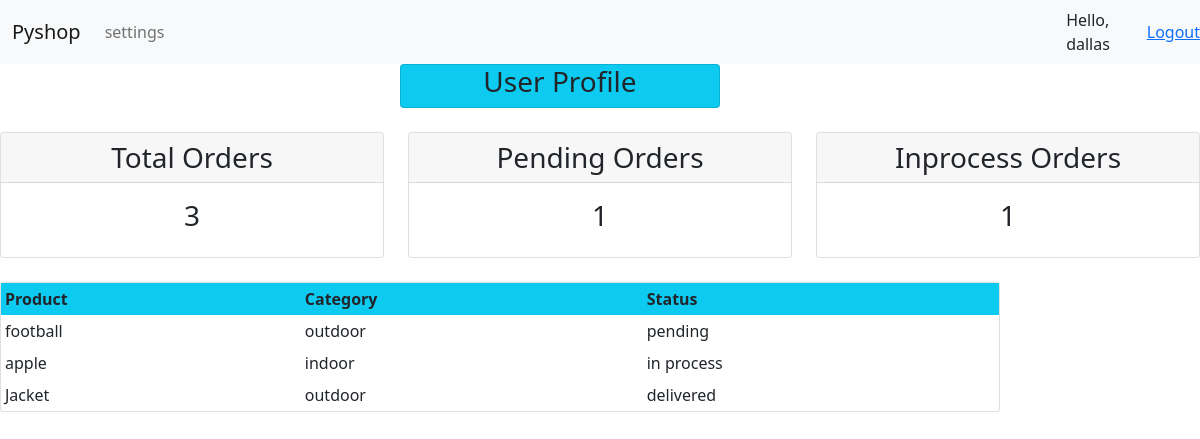
The app's page /userPage/ (signed in) with its own data.
### online_shop/models.py (models this page shows, shortened)
class Order(models.Model):
    STATUS = (
        ('pending', 'pending'),
        ('in process', 'in process'),
        ('delivered', 'delivered')
    )
    customer = models.ForeignKey(Customer, null=True, on_delete=models.SET_NULL)
    product = models.ForeignKey(Product, null=True, on_delete=models.SET_NULL)
    status = models.CharField(max_length=200, null=True, choices=STATUS)
    date_created = models.DateTimeField(null=True, auto_now_add=True)

class Product(models.Model):
    CATEGORY = (
        ('indoor', 'indoor'),
        ('outdoor', 'outdoor')
    )
    name = models.CharField(max_length=255, null=True)
    price = models.FloatField(null=True)
    category = models.CharField(max_length=200, null=True, choices=CATEGORY)
    date_created = models.DateTimeField(auto_now_add=True, null=True)
    tag = models.ManyToManyField(Tag)
    def __str__(self):
        return self.name

### online_shop/forms.py (the view)
        def wrapper(request, *args, **kwargs):
            group = None
            if request.user.groups.exists():
                group = request.user.groups.all()[0].name
                if group in allowed_roles:
                    return func(request, *args, **kwargs)
                else:
                    return HttpResponse('you are not authorise here.')

### online_shop/forms.py (called while the page is built)
def allowed_user(allowed_roles=[]):
    def decorator(func):
        def wrapper(request, *args, **kwargs):
            group = None
            if request.user.groups.exists():
                group = request.user.groups.all()[0].name
                if group in allowed_roles:
                    return func(request, *args, **kwargs)
                else:
                    return HttpResponse('you are not authorise here.')
        return wrapper
    return decorator

### online_shop/views.py (called while the page is built)
@login_required(login_url='loginPage')
@allowed_user(allowed_roles=['gp_customer'])
def userPage(request):
    orders = request.user.customer.order_set.all()
    total_order = orders.count()
    pending_order = orders.filter(status='pending').count()
    inprocess_order = orders.filter(status='in process').count()
    content = {'orders': orders, 'inprocess_order': inprocess_order, 'pending_order': pending_order,
               'total_order': total_order}
    return render(request, 'userPage.html', content)

### templates/userPage.html
{% extends 'base.html' %}
{% block content %}
<div class="card text-center bg-info offset-4" style="width: 20rem;"><h3>User Profile</h3></div><br>
<div class="row text-center">
    <div class="col">
        <div class="card">
            <h3 class="card-header">Total Orders</h3>
            <h3 class="card-body">{{total_order}}</h3>
        </div>
    </div>
    <div class="col">
        <div class="card">
            <h3 class="card-header">Pending Orders</h3>
            <h3 class="card-body">{{pending_order}}</h3>
        </div>
    </div>
    <div class="col">
        <div class="card">
            <h3 class="card-header">Inprocess Orders</h3>
            <h3 class="card-body">{{inprocess_order}}</h3>
        </div>
    </div>
</div><br>
<div style="row">
    <div class="card" style="width: 1000px;">
        <table class="table-sm">
            <tr class="bg-info">
                <th>Product</th>
                <th>Category</th>
                <th>Status</th>
            </tr>
            {% for order in orders %}
            <tr>
                <td>{{order.product}}</td>
                <td>{{order.product.category}}</td>
                <td>{{order.status}}</td>
            </tr>
            {% endfor %}
        </table>
    </div>
</div>
{% endblock %}

### templates/nav.html (shortened to what this page needs)
<nav class="navbar navbar-expand-lg navbar-light bg-light">
  <div class="container-fluid">
    <a class="navbar-brand" href="#">Pyshop</a>
    <div class="collapse navbar-collapse" id="navbarNav">
      <ul class="navbar-nav">
        {% if request.user.is_staff %}
        <li class="nav-item">
          <a class="nav-link active" aria-current="page" href="{% url 'home' %}">Home</a>
        </li>
        <li class="nav-item">
          <a class="nav-link" href="{% url 'product' %}">Products</a>
        </li>
        {% else %}
        <li class="nav-item">
          <a class="nav-link" href="{% url 'user_account' %}" tabindex="-1" aria-disabled="true">settings</a>
        </li>
        {% endif %}
      </ul>
    </div>
  </div>
  {% if request.user.is_authenticated %}
  <span>Hello, {{request.user}}</span>
  <span><a href="{% url 'logoutPage' %}">Logout</a></span>
  {% endif %}
</nav>

### records on screen
Order: product "football", product.category "outdoor", status "pending"
Order: product "apple", product.category "indoor", status "in process"
Order: product "Jacket", product.category "outdoor", status "delivered"

### other values on screen
{{ request.user }} "dallas"
{{ total_order }} "3"
{{ pending_order }} "1"
{{ inprocess_order }} "1"
